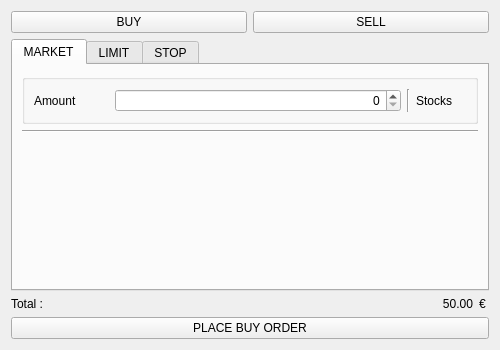
<?xml version="1.0" encoding="UTF-8"?>
<ui version="4.0">
 <class>Form</class>
 <widget class="QWidget" name="Form">
  <property name="geometry">
   <rect>
    <x>0</x>
    <y>0</y>
    <width>500</width>
    <height>350</height>
   </rect>
  </property>
  <property name="minimumSize">
   <size>
    <width>300</width>
    <height>350</height>
   </size>
  </property>
  <property name="maximumSize">
   <size>
    <width>500</width>
    <height>350</height>
   </size>
  </property>
  <property name="windowTitle">
   <string>Buy Sell Window</string>
  </property>
  <layout class="QVBoxLayout" name="verticalLayout_4">
   <item>
    <layout class="QHBoxLayout" name="horizontalLayout_2">
     <item>
      <widget class="QPushButton" name="buy_btn">
       <property name="text">
        <string>BUY</string>
       </property>
      </widget>
     </item>
     <item>
      <widget class="QPushButton" name="sell_btn">
       <property name="text">
        <string>SELL</string>
       </property>
      </widget>
     </item>
    </layout>
   </item>
   <item>
    <widget class="QTabWidget" name="order_wgt">
     <property name="styleSheet">
      <string notr="true"/>
     </property>
     <property name="currentIndex">
      <number>0</number>
     </property>
     <widget class="QWidget" name="tab">
      <attribute name="title">
       <string>MARKET</string>
      </attribute>
      <layout class="QVBoxLayout" name="verticalLayout_2">
       <item>
        <widget class="QGroupBox" name="groupBox_market">
         <property name="title">
          <string/>
         </property>
         <layout class="QHBoxLayout" name="horizontalLayout_3">
          <item>
           <widget class="QLabel" name="label">
            <property name="minimumSize">
             <size>
              <width>75</width>
              <height>0</height>
             </size>
            </property>
            <property name="maximumSize">
             <size>
              <width>75</width>
              <height>100</height>
             </size>
            </property>
            <property name="text">
             <string>Amount</string>
            </property>
           </widget>
          </item>
          <item>
           <widget class="QSpinBox" name="box_quantity_market">
            <property name="alignment">
             <set>Qt::AlignRight|Qt::AlignTrailing|Qt::AlignVCenter</set>
            </property>
           </widget>
          </item>
          <item>
           <widget class="Line" name="line">
            <property name="orientation">
             <enum>Qt::Vertical</enum>
            </property>
           </widget>
          </item>
          <item>
           <widget class="QLabel" name="currency">
            <property name="maximumSize">
             <size>
              <width>50</width>
              <height>16777215</height>
             </size>
            </property>
            <property name="text">
             <string>Stocks</string>
            </property>
           </widget>
          </item>
         </layout>
        </widget>
       </item>
       <item>
        <widget class="Line" name="line_2">
         <property name="orientation">
          <enum>Qt::Horizontal</enum>
         </property>
        </widget>
       </item>
       <item>
        <spacer name="verticalSpacer">
         <property name="orientation">
          <enum>Qt::Vertical</enum>
         </property>
         <property name="sizeHint" stdset="0">
          <size>
           <width>20</width>
           <height>277</height>
          </size>
         </property>
        </spacer>
       </item>
      </layout>
     </widget>
     <widget class="QWidget" name="tab_2">
      <attribute name="title">
       <string>LIMIT</string>
      </attribute>
      <layout class="QVBoxLayout" name="verticalLayout_3">
       <item>
        <widget class="QGroupBox" name="groupBox_2">
         <property name="title">
          <string/>
         </property>
         <layout class="QHBoxLayout" name="horizontalLayout_8">
          <item>
           <widget class="QLabel" name="label_2">
            <property name="minimumSize">
             <size>
              <width>75</width>
              <height>0</height>
             </size>
            </property>
            <property name="maximumSize">
             <size>
              <width>75</width>
              <height>100</height>
             </size>
            </property>
            <property name="text">
             <string>Amount</string>
            </property>
           </widget>
          </item>
          <item>
           <widget class="QSpinBox" name="box_quantity_limit">
            <property name="alignment">
             <set>Qt::AlignRight|Qt::AlignTrailing|Qt::AlignVCenter</set>
            </property>
           </widget>
          </item>
          <item>
           <widget class="Line" name="line_3">
            <property name="orientation">
             <enum>Qt::Vertical</enum>
            </property>
           </widget>
          </item>
          <item>
           <widget class="QLabel" name="currency_2">
            <property name="maximumSize">
             <size>
              <width>50</width>
              <height>16777215</height>
             </size>
            </property>
            <property name="text">
             <string>Shares</string>
            </property>
           </widget>
          </item>
         </layout>
        </widget>
       </item>
       <item>
        <widget class="QGroupBox" name="groupBox_3">
         <property name="title">
          <string/>
         </property>
         <layout class="QHBoxLayout" name="horizontalLayout_9">
          <item>
           <widget class="QLabel" name="label_4">
            <property name="minimumSize">
             <size>
              <width>75</width>
              <height>0</height>
             </size>
            </property>
            <property name="maximumSize">
             <size>
              <width>75</width>
              <height>100</height>
             </size>
            </property>
            <property name="text">
             <string>Limit Price</string>
            </property>
           </widget>
          </item>
          <item>
           <widget class="QSpinBox" name="box_limit_price">
            <property name="alignment">
             <set>Qt::AlignRight|Qt::AlignTrailing|Qt::AlignVCenter</set>
            </property>
           </widget>
          </item>
          <item>
           <widget class="Line" name="line_4">
            <property name="orientation">
             <enum>Qt::Vertical</enum>
            </property>
           </widget>
          </item>
          <item>
           <widget class="QLabel" name="currency_3">
            <property name="maximumSize">
             <size>
              <width>50</width>
              <height>16777215</height>
             </size>
            </property>
            <property name="text">
             <string>EUR</string>
            </property>
           </widget>
          </item>
         </layout>
        </widget>
       </item>
       <item>
        <widget class="QGroupBox" name="groupBox_7">
         <property name="title">
          <string/>
         </property>
         <layout class="QHBoxLayout" name="horizontalLayout_14">
          <item>
           <widget class="QLabel" name="label_7">
            <property name="minimumSize">
             <size>
              <width>75</width>
              <height>0</height>
             </size>
            </property>
            <property name="maximumSize">
             <size>
              <width>75</width>
              <height>100</height>
             </size>
            </property>
            <property name="text">
             <string>Date</string>
            </property>
           </widget>
          </item>
          <item>
           <widget class="QComboBox" name="combo_time">
            <property name="minimumSize">
             <size>
              <width>292</width>
              <height>0</height>
             </size>
            </property>
           </widget>
          </item>
          <item>
           <spacer name="horizontalSpacer">
            <property name="orientation">
             <enum>Qt::Horizontal</enum>
            </property>
            <property name="sizeHint" stdset="0">
             <size>
              <width>40</width>
              <height>20</height>
             </size>
            </property>
           </spacer>
          </item>
         </layout>
        </widget>
       </item>
       <item>
        <spacer name="verticalSpacer_2">
         <property name="orientation">
          <enum>Qt::Vertical</enum>
         </property>
         <property name="sizeType">
          <enum>QSizePolicy::Maximum</enum>
         </property>
         <property name="sizeHint" stdset="0">
          <size>
           <width>20</width>
           <height>20</height>
          </size>
         </property>
        </spacer>
       </item>
      </layout>
     </widget>
     <widget class="QWidget" name="tab_3">
      <attribute name="title">
       <string>STOP</string>
      </attribute>
      <layout class="QVBoxLayout" name="verticalLayout">
       <item>
        <widget class="QGroupBox" name="groupBox_5">
         <property name="title">
          <string/>
         </property>
         <layout class="QHBoxLayout" name="horizontalLayout_11">
          <item>
           <widget class="QLabel" name="label_5">
            <property name="minimumSize">
             <size>
              <width>75</width>
              <height>0</height>
             </size>
            </property>
            <property name="maximumSize">
             <size>
              <width>75</width>
              <height>100</height>
             </size>
            </property>
            <property name="text">
             <string>Amount</string>
            </property>
           </widget>
          </item>
          <item>
           <widget class="QSpinBox" name="box_quantity_stop">
            <property name="alignment">
             <set>Qt::AlignRight|Qt::AlignTrailing|Qt::AlignVCenter</set>
            </property>
           </widget>
          </item>
          <item>
           <widget class="Line" name="line_6">
            <property name="orientation">
             <enum>Qt::Vertical</enum>
            </property>
           </widget>
          </item>
          <item>
           <widget class="QLabel" name="currency_5">
            <property name="maximumSize">
             <size>
              <width>50</width>
              <height>16777215</height>
             </size>
            </property>
            <property name="text">
             <string>EUR</string>
            </property>
           </widget>
          </item>
         </layout>
        </widget>
       </item>
       <item>
        <widget class="QGroupBox" name="groupBox_4">
         <property name="title">
          <string/>
         </property>
         <layout class="QHBoxLayout" name="horizontalLayout_10">
          <item>
           <widget class="QLabel" name="label_8">
            <property name="minimumSize">
             <size>
              <width>75</width>
              <height>0</height>
             </size>
            </property>
            <property name="maximumSize">
             <size>
              <width>75</width>
              <height>100</height>
             </size>
            </property>
            <property name="text">
             <string>Stop Price</string>
            </property>
           </widget>
          </item>
          <item>
           <widget class="QSpinBox" name="box_stop_price">
            <property name="alignment">
             <set>Qt::AlignRight|Qt::AlignTrailing|Qt::AlignVCenter</set>
            </property>
           </widget>
          </item>
          <item>
           <widget class="Line" name="line_5">
            <property name="orientation">
             <enum>Qt::Vertical</enum>
            </property>
           </widget>
          </item>
          <item>
           <widget class="QLabel" name="currency_4">
            <property name="maximumSize">
             <size>
              <width>50</width>
              <height>16777215</height>
             </size>
            </property>
            <property name="text">
             <string>EUR</string>
            </property>
           </widget>
          </item>
         </layout>
        </widget>
       </item>
       <item>
        <widget class="QGroupBox" name="groupBox_6">
         <property name="title">
          <string/>
         </property>
         <layout class="QHBoxLayout" name="horizontalLayout_12">
          <item>
           <widget class="QLabel" name="label_6">
            <property name="minimumSize">
             <size>
              <width>75</width>
              <height>0</height>
             </size>
            </property>
            <property name="maximumSize">
             <size>
              <width>75</width>
              <height>100</height>
             </size>
            </property>
            <property name="text">
             <string>Limit Price</string>
            </property>
           </widget>
          </item>
          <item>
           <widget class="QSpinBox" name="box_limit_price_stop">
            <property name="alignment">
             <set>Qt::AlignRight|Qt::AlignTrailing|Qt::AlignVCenter</set>
            </property>
           </widget>
          </item>
          <item>
           <widget class="Line" name="line_7">
            <property name="orientation">
             <enum>Qt::Vertical</enum>
            </property>
           </widget>
          </item>
          <item>
           <widget class="QLabel" name="currency_6">
            <property name="maximumSize">
             <size>
              <width>50</width>
              <height>16777215</height>
             </size>
            </property>
            <property name="text">
             <string>EUR</string>
            </property>
           </widget>
          </item>
         </layout>
        </widget>
       </item>
       <item>
        <spacer name="verticalSpacer_3">
         <property name="orientation">
          <enum>Qt::Vertical</enum>
         </property>
         <property name="sizeType">
          <enum>QSizePolicy::Maximum</enum>
         </property>
         <property name="sizeHint" stdset="0">
          <size>
           <width>20</width>
           <height>20</height>
          </size>
         </property>
        </spacer>
       </item>
      </layout>
     </widget>
    </widget>
   </item>
   <item>
    <layout class="QHBoxLayout" name="horizontalLayout_13">
     <item>
      <widget class="QLabel" name="lb_total">
       <property name="text">
        <string>Total :</string>
       </property>
      </widget>
     </item>
     <item>
      <widget class="QLabel" name="lb_price">
       <property name="text">
        <string>50.00</string>
       </property>
       <property name="alignment">
        <set>Qt::AlignRight|Qt::AlignTrailing|Qt::AlignVCenter</set>
       </property>
      </widget>
     </item>
     <item>
      <widget class="QLabel" name="lb_currency">
       <property name="maximumSize">
        <size>
         <width>10</width>
         <height>16777215</height>
        </size>
       </property>
       <property name="text">
        <string>€</string>
       </property>
      </widget>
     </item>
    </layout>
   </item>
   <item>
    <widget class="QPushButton" name="btn_order">
     <property name="text">
      <string>PLACE BUY ORDER</string>
     </property>
    </widget>
   </item>
  </layout>
 </widget>
 <resources/>
 <connections/>
</ui>
